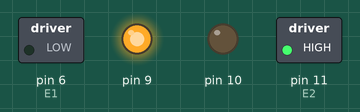
The sketch below on a simulated Arduino Uno, built with avr-gcc and run on an emulated ATmega328P. Shown: switched loads named in the sketch (green lamp = pin HIGH), output pins drawn as LEDs (lit = HIGH).

Above: at 0.1 s.
Timing chart, 0 to 1.6 s (numbered marks = the images above):
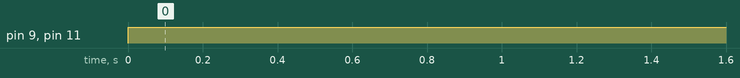

Measured:
- by itself, pin 9, pin 11 (E2): LOW → HIGH at 0.00 s

The sketch:

sketch_may23a.ino
```cpp
#define E1 6 // Enable Pin for motor 1
#define E2 11 // Enable Pin for motor 2
void setup() {
  // put your setup code here, to run once
   pinMode(E1, OUTPUT);
  pinMode(E2, OUTPUT);
  pinMode(6, OUTPUT);
  pinMode(9, OUTPUT);
  pinMode(10, OUTPUT);
  pinMode(11, OUTPUT);
   Serial.begin(9600); // Starts the serial communication
}

void loop() {
  // put your main code here, to run repeatedly:
   // digitalWrite(E1, 253); // Run in full speed
    //digitalWrite(E2, 253); // Run in half speed
    digitalWrite(6, LOW);
    digitalWrite(9, HIGH);
    digitalWrite(10, LOW);
    digitalWrite(11, HIGH);
}
```
